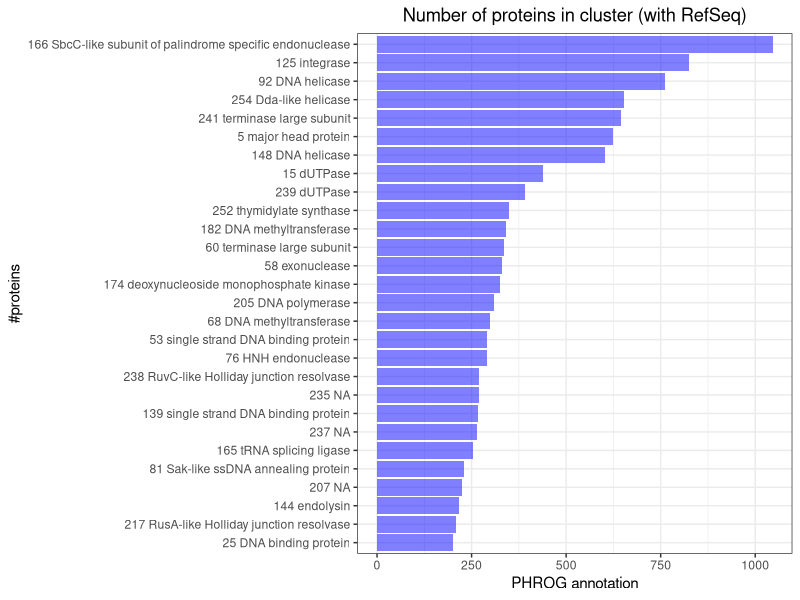

R code for this plot: (Note: this script raises an error after producing the figure.)
library(ggplot2)
library(dplyr)
library(cowplot)

# Read the cluster file 
cluster.anno <- read.table('msa_hhsearch_results.txt', comment.char = '', sep = '\t', header = T, na.strings = "")

# Specify output name
out.file <- 'cluster_sizes.pdf'

# Count the number of (our) proteins per cluster
our.proteins <- cluster.anno %>% 
  group_by(reference) %>%
  summarise(
    n.proteins = n_distinct(member), 
    n.prodigal.proteins = sum(grepl('bin_', member)),
    anno = paste(cur_group_id(), unique(annot)),
    prodigal = grepl('bin_', member)
    ) %>% 
  unique()

# plot i
with.refseq <- ggplot(our.proteins %>% filter(n.proteins > 100), 
                      aes(
                        x= reorder(anno, n.proteins), 
                        y = n.proteins)
                      ) +
  geom_bar(stat='identity', fill = 'blue', alpha = 0.5)+
  coord_flip() + 
  theme_bw() +
  xlab('#proteins') +
  ylab('PHROG annotation') +
  ggtitle('Number of proteins in cluster (with RefSeq)') +
  theme(plot.title = element_text(hjust = 0.5))


without.refseq <- ggplot(prodigal.proteins %>%  filter(prodigal == T), 
       aes(x=reorder(anno, n.prodigal.proteins), 
           y=n.prodigal.proteins)
       ) +
  geom_bar(fill='red', stat='identity', alpha = 0.5) +
  coord_flip() +
  theme_bw() +
  xlab('#proteins') +
  ylab('PHROG annotation') +
  ggtitle('Number of proteins in cluster (without RefSeq)') +
  theme(plot.title = element_text(hjust = 0.5))

cowplot::plot_grid(with.refseq, without.refseq, rel_widths = c(0.6, 0.4))

pdf(out.file, width = 12, height = 8) 
cowplot::plot_grid(with.refseq, without.refseq, rel_widths = c(0.6, 0.4))
dev.off()
print(paste0("Plot saved in ", getwd()))



